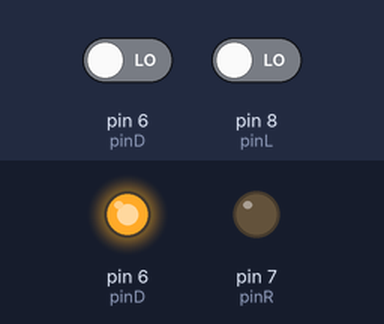
A sketch run on a simulated Arduino Uno, built with avr-gcc and run on an emulated ATmega328P. Parts: output pins drawn as LEDs (lit = HIGH). Inputs (shaded band) come from the test bench; at power-on: pin 6 (pinD) LOW, pin 8 (pinL) LOW. Random numbers use the default seed unless the sketch sets one; what the sketch prints to the serial monitor is not drawn.

Above: at 0.3 s.
Timing chart, 0 to 40.0 s (numbered marks = the images above):
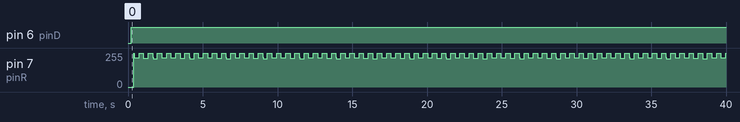

Measured:
- by itself, pin 6 (pinD): LOW → HIGH at 0.20 s
- by itself, pin 7 (pinR): repeats every 2.5 s: 220/255 0.32 s, 255/255 0.29 s, 217/255 0.32 s, 255/255 0.29 s, 223/255 0.03 s, 212/255 0.30 s, 255/255 0.29 s, 220/255 0.32 s, 255/255 0.29 s

The sketch:

meccanoid_JB.ino
```cpp
//Basic meccanoid function, rotates the servo leds and holds the arms at 90 degrees, even if the user moves them.

#include <Meccanoid.h>

/* typedefs for convenience */
typedef MeccanoServo Servo;
typedef MeccanoLed   Led;

/* Note that their needs to be a 22k ohm pull-up resistor on chain input,
 * See http://www.meccano.com/meccanoid-opensource Smart Module Protocol
 * (bottom of PDF) for more details. */

/* PWM pin for chain */
int pinL = 8; //left servo chain
int pinR = 7; //right servo chain
int pinD = 6; //LED servo chain

int currentPosition;

//
bool servoIsConnected = false;

/* define chain and PWM pin for it */
Chain chain1(pinL);  // left chain
Chain chain2(pinR);  // right chain
Chain chain3(pinD);  // LED chain

/* define modules to use and their positions */
Servo servo1 = chain1.getServo(0); // first on chain 1  (0)
Servo servo2 = chain1.getServo(1); // second on chain 1 (1)
Servo servo3 = chain2.getServo(0); // first on chain 2 (0)
Servo servo4 = chain2.getServo(1); // second on chain 2 (1)
Led led =      chain3.getLed(0);   // first on chain 3 (0)

int step = 0;

void setup() {
  // startup serial
  Serial.begin(9600);

  // seed random number generator for led
  randomSeed(analogRead(0));

  Serial.println("MECCANOID_JB V1.0.0 8-16-2025");
  Serial.println("I need a 5V 2A power supply connectd to me, I cannot operate over USB power!");
  Serial.println("Setup is complete.");
}

void loop() {
  // update chain to poll for input
  chain1.update();
  chain2.update();
  chain3.update();

  // invoke our local servo updator method
  updateServo(servo1, 1, 180);
  updateServo(servo2, 2, 0);
  updateServo(servo3, 3, 0);
  updateServo(servo4, 4, 180);
  updateLed(step);

  delay(200);

  step++;
}

void updateServo(Servo servo, int servoNum, int angle) {
  if (servo.justConnected()) {

    // log status
    Serial.print("Servo ");
    Serial.print(servoNum);
    Serial.print(" : ");
    Serial.println("Servo connected!");

    servo.setPosition(angle);

    // let servo reach position
    delay(500);

    // make servo floppy
    servo.setLim(true);
  }

  if (servo.isConnected()) {

    // log status
    Serial.print("Servo ");
    Serial.print(servoNum);
    Serial.print(" : ");
    currentPosition = servo.getPosition();
    Serial.print(currentPosition);
    if (servoNum == 4){
      Serial.println(".");
    }
    if ((currentPosition <= angle-5) || (currentPosition >= angle +5)){
      servo.setPosition(angle);
      // let servo reach position
    delay(200);
    }
    // change colors every 10 steps
    if (step % 10 == 0) {
      int c = (step / 10) % 8;
      servo.setColor(c, c >> 1, c >> 2);
    }
  }
    // make servo floppy
    servo.setLim(true);
}

void updateLed(int stepCount){
   if (led.justConnected()) {
    Serial.println("LEDs connected! Setting the color...");
    led.setColor(0x07, 0x01, 0x01, 0x00);
  }

  if (led.isConnected()) {
    // change to random color every 15 steps
    if (stepCount % 15 == 0) {
      led.setColor(random(8), random(8), random(8), 0);
    }
  }
}
```

Meccanoid.cpp
```cpp
/*
 * The library produced by the company was very much not up to par with any standards, so
 * this is my adaptation of the original Meccano library found on their website.
 * Feel free to use it for whatever you want. (;
 *
 * @author Alex Frederiksen
 */

#include "Meccanoid.h"

/* -- Module -- */

void Module :: onInput(byte input) {
	lastInput = input;
}

byte Module :: getOutput() {
	byte output;
	// fallback on second data byte if first is already used
	if (output1 == NIL_BYTE) {
		output = output2;
		output2 = NIL_BYTE;
	} else {
		output = output1;
		output1 = NIL_BYTE;
	}

	return output;
}

int Module :: isConnected() {
	return connected;
}

void Module :: connect(byte type) {
	justConnected = 1;
	connected = 1;
	this -> type = type;
}

void Module :: disconnect() {
	connected = 0;
	type = TYPE_NONE;
}

/* -- Module adapter -- */

ModuleAdapter :: ModuleAdapter(Module & module, Chain & chain) : module(module), chain(chain) {

}

void ModuleAdapter :: setAutoUpdate(bool enable) {
	autoUpdate = enable;
}

int ModuleAdapter :: isConnected() {
	return module.isConnected() && checkType();
}

int ModuleAdapter :: justConnected() {
	if (module.justConnected && checkType()) {
		module.justConnected = 0;
		return 1;
	} else {
		return 0;
	}
}

/* -- Servo adapter -- */

ServoAdapter :: ServoAdapter(Module & module, Chain & chain) : ModuleAdapter(module, chain) {

}

int ServoAdapter :: getPosition() {
	return map(module.lastInput, SERVO_MIN, SERVO_MAX, 0, 180);
}

ServoAdapter & ServoAdapter :: setPosition(int pos) {
	module.output1 = map(pos, 0, 180, SERVO_MIN, SERVO_MAX);

	if (autoUpdate) chain.update();

	return *this;
}

ServoAdapter & ServoAdapter :: setLim(int enable) {
	if (enable)
		module.output1 = LIM_BYTE;
	else
		setPosition(getPosition());

	if (autoUpdate) chain.update();

	return *this;
}

ServoAdapter & ServoAdapter :: setColor(byte r, byte g, byte b) {
	// clamp parameters to 0 or 1 (take LSB)
	r &= 0x01;
	g &= 0x01;
	b &= 0x01;

	module.output1 = 0xF0 | (r << 0) |
	                        (g << 1) |
	                        (b << 2);

	if (autoUpdate) chain.update();

	return *this;
}

int ServoAdapter :: checkType() {
	return module.type == TYPE_SERVO;
}

/* -- Led adapter -- */

LedAdapter :: LedAdapter(Module & module, Chain & chain) : ModuleAdapter(module, chain) {

}

/*
 * r, g, b can be values 0 through 7 (0 being the darkest)
 *
 * fadetime values:
 *
 * val  seconds
 *  0    0.0
 *  1    0.2
 *  2    0.5
 *  3    0.8
 *  4    1.0
 *  5    2.0
 *  6    3.0
 *  7    4.0
 *
 */

LedAdapter & LedAdapter :: setColor(byte r, byte g, byte b, byte fadetime) {
	module.output1 = 0x3F & (((g << 3) & 0x38) | (r & 0x07));
	module.output2 = 0x40 | (((fadetime << 3) & 0x38) | (b & 0x07));

	if (autoUpdate) {
		chain.update();
		chain.update();
	}

	return *this;
}

int LedAdapter :: checkType() {
	return module.type == TYPE_LED;
}

/* -- Chain -- */

Chain :: Chain(int pwmPin) : pwmPin(pwmPin) {
	pinMode(pwmPin, OUTPUT);

	for (int i = 0; i < MAX_CHAIN; i++)
		outputs[i] = NOMOD_BYTE;
}

void Chain :: update() {
	// send header
	sendByte(HEADER_BYTE);

	// send output data
	for (int i = 0; i < MAX_CHAIN; i++) {
		if (modules[i].isConnected()) {
			byte output = modules[i].getOutput();
			if (output != NIL_BYTE)
				outputs[i] = output;
		}

		sendByte(outputs[i]);
	}

	// calculate and send checksum
	byte checkSum = calculateCheckSum();
	sendByte(checkSum);

	Module & module = modules[moduleNum];

	// receive input from current module
	byte input = receiveByte();

	// if received back 0xFE, then the module exists so get ID number
	if (input == NEWMOD_BYTE)
		outputs[moduleNum] = REQUEST_BYTE;

	if (!module.isConnected()) {
		// if received an input type, then connect module
		if (input == TYPE_SERVO || input == TYPE_LED)
			module.connect(input);
	} else {
		module.onInput(input);
	}

	// if received 0x00 then do full reset?
	if (input == 0x00) {
		module.disconnect();
		outputs[moduleNum] = NOMOD_BYTE;
	}

	// increment module index
	moduleNum = (moduleNum + 1) % MAX_CHAIN;

	// wait 10ms and keep things happy
	delay(10);
}

MeccanoServo Chain :: getServo(int id) {
	return ServoAdapter(modules[constrain(id, 0, MAX_CHAIN - 1)], *this);
}

MeccanoLed Chain :: getLed(int id) {
	return LedAdapter(modules[constrain(id, 0, MAX_CHAIN - 1)], *this);
}

void Chain :: sendByte(byte data) {
	pinMode(pwmPin, OUTPUT);

	// start bit - 417us LOW
	digitalWrite(pwmPin, LOW);
	delayMicroseconds(BIT_DELAY);


	for (byte mask = 0x01; mask > 0; mask <<= 1) {
		if (data & mask)
			digitalWrite(pwmPin, HIGH);
		else
			digitalWrite(pwmPin, LOW);

		delayMicroseconds(BIT_DELAY);
	}


	// stop bits - 417us HIGH
	digitalWrite(pwmPin, HIGH);
	delayMicroseconds(BIT_DELAY);

	digitalWrite(pwmPin, HIGH);
	delayMicroseconds(BIT_DELAY);

}

byte Chain :: receiveByte() {
	byte tempByte = 0;

	pinMode(pwmPin, INPUT);

	delay(1.5);

	for (byte mask = 0x01; mask > 0; mask <<= 1) {
		if (pulseIn(pwmPin, HIGH, 2500) > 400)
			tempByte = tempByte | mask;
	}

	return tempByte;
}

byte Chain :: calculateCheckSum() {
	int sum = 0;

	for (int i = 0; i < MAX_CHAIN; i++)
		sum += outputs[i];

	sum = sum + (sum >> 8);
	sum = sum + (sum << 4);
	sum = sum & 0xF0;
	sum = sum | moduleNum;

	return sum;
}
```

Meccanoid.h
```cpp
/*
 * The library produced by the company was very much not up to par with any standards, so
 * this is my adaptation of the original Meccano library found on their website.
 * Feel free to use it for whatever you want. (;
 *
 * @author Alex Frederiksen
 */

#pragma once

/* for "byte" type and others */
#include "Arduino.h"

#define MAX_CHAIN 4

#define BIT_DELAY 417

#define TYPE_NONE  0x00
#define TYPE_SERVO 0x01
#define TYPE_LED   0x02

#define HEADER_BYTE  0xFF
#define NOMOD_BYTE   0xFE
#define NEWMOD_BYTE  0xFE
#define ERASE_BYTE   0xFD
#define REQUEST_BYTE 0xFC
#define NIL_BYTE     0xFB
#define LIM_BYTE     0xFA

#define SERVO_MIN 0x18
#define SERVO_MAX 0xE8

class ServoAdapter;
class LedAdapter;

/* convenience typedefs for users */
typedef ServoAdapter MeccanoServo;
typedef LedAdapter   MeccanoLed;

struct Module {
	int connected = 0;
	int justConnected = 0;

	byte lastInput = 0x00;
	byte type = TYPE_NONE;

	byte output1 = NIL_BYTE;
	byte output2 = NIL_BYTE;

	void onInput(byte input);
	byte getOutput();
	int isConnected();
	void connect(byte type);
	void disconnect();
};

class Chain {
	int pwmPin;
	int moduleNum = 0;
	byte outputs[MAX_CHAIN];
	Module modules[MAX_CHAIN];

	byte calculateCheckSum();
	void sendByte(byte data);
	byte receiveByte();

	public:
		Chain(int pwmPin);
		void update();

		MeccanoServo getServo(int id);
		MeccanoLed getLed(int id);
};

class ModuleAdapter {

	protected:
		Module & module;
		Chain & chain;
		bool autoUpdate = true;

	public:
		ModuleAdapter(Module & module, Chain & chain);

		void setAutoUpdate(bool enable);
		int isConnected();
		int justConnected();
		virtual int checkType() = 0;

};

class ServoAdapter : public ModuleAdapter {

	public:
		ServoAdapter(Module & module, Chain & chain);

		int getPosition();
		ServoAdapter & setPosition(int pos);
		ServoAdapter & setLim(int enable);
		ServoAdapter & setColor(byte r, byte g, byte b);

		int checkType();
};

class LedAdapter : public ModuleAdapter {

	public:
		LedAdapter(Module & module, Chain & chain);

		LedAdapter & setColor(byte r, byte g, byte b, byte fadetime);

		int checkType();

};
```
